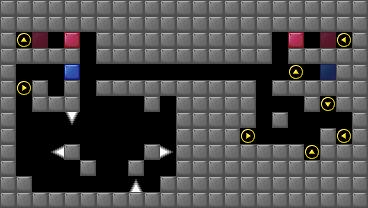

A 2D game scene composited from a Tiled map and its tileset images. What follows is a short description and the map's XML, with every tile layer's data as written:
An orthogonal 23x13 tile map with 16x16 px tiles, 6 tile layers (Wall, Spike, Gravity, Block, ...), 4 tilesets.

<map version="1.2" tiledversion="1.2.3" orientation="orthogonal" renderorder="right-down" width="23" height="13" tilewidth="16" tileheight="16" infinite="0" nextlayerid="12" nextobjectid="1">
 <properties>
  <property name="SpawnX" type="int" value="47" />
  <property name="SpawnY" type="int" value="9" />
  <property name="WinX" type="int" value="10" />
  <property name="WinY" type="int" value="25" />
 </properties>
 <tileset firstgid="1" name="BASIC_II" tilewidth="16" tileheight="16" tilecount="12" columns="6">
  <image source="BASIC_II.png" width="96" height="32" />
 </tileset>
 <tileset firstgid="13" name="BASIC_BG_II" tilewidth="16" tileheight="16" tilecount="12" columns="6">
  <image source="BASIC_BG_II.png" width="96" height="32" />
 </tileset>
 <tileset firstgid="25" name="gravs" tilewidth="16" tileheight="16" tilecount="5" columns="5">
  <image source="gravs.png" width="80" height="16" />
 </tileset>
 <tileset firstgid="30" name="Spike" tilewidth="16" tileheight="16" tilecount="1" columns="1">
  <image source="Spike.png" width="16" height="16" />
 </tileset>
 <layer id="6" name="Wall" width="23" height="13">
  <data encoding="csv">
2,2,2,2,2,2,2,2,2,2,2,2,2,2,2,2,2,2,2,2,2,2,2,
2,2,2,2,2,2,2,2,2,2,2,2,2,2,2,2,2,2,2,2,2,2,2,
2,0,0,0,0,0,2,2,2,2,2,2,2,2,2,2,2,0,0,0,0,0,2,
2,2,2,2,2,0,2,2,2,2,2,2,2,2,2,2,2,0,2,2,2,2,2,
2,0,0,0,0,0,0,0,0,0,0,0,0,0,0,0,0,0,0,0,0,2,2,
2,0,2,0,2,0,2,2,2,2,2,2,2,2,2,2,0,2,2,2,2,2,2,
2,0,2,2,2,0,0,0,0,2,0,2,2,2,2,2,0,0,0,2,0,2,2,
2,0,0,0,0,0,0,0,0,0,0,2,2,2,2,2,0,2,0,0,0,0,2,
2,0,0,0,0,0,0,0,0,0,0,2,2,2,2,0,0,0,0,0,2,0,2,
2,0,0,0,2,0,0,0,0,2,0,2,2,2,2,2,2,2,2,0,2,2,2,
2,0,0,0,0,2,0,0,2,0,0,2,2,2,2,2,2,2,2,2,2,2,2,
2,2,0,0,0,0,0,0,0,0,2,2,2,2,2,2,2,2,2,2,2,2,2,
2,2,2,2,2,2,2,2,2,2,2,2,2,2,2,2,2,2,2,2,2,2,2
</data>
 </layer>
 <layer id="11" name="Spike" width="23" height="13">
  <data encoding="csv">
0,0,0,0,0,0,0,0,0,0,0,0,0,0,0,0,0,0,0,0,0,0,0,
0,0,0,0,0,0,0,0,0,0,0,0,0,0,0,0,0,0,0,0,0,0,0,
0,0,0,0,0,0,0,0,0,0,0,0,0,0,0,0,0,0,0,0,0,0,0,
0,0,0,0,0,0,0,0,0,0,0,0,0,0,0,0,0,0,0,0,0,0,0,
0,0,0,0,0,0,0,0,0,0,0,0,0,0,0,0,0,0,0,0,0,0,0,
0,0,0,0,0,0,0,0,0,0,0,0,0,0,0,0,0,0,0,0,0,0,0,
0,0,0,0,0,0,0,0,0,0,0,0,0,0,0,0,0,0,0,0,0,0,0,
0,0,0,0,3221225502,0,0,0,0,0,0,0,0,0,0,0,0,0,0,0,0,0,0,
0,0,0,0,0,0,0,0,0,0,0,0,0,0,0,0,0,0,0,0,0,0,0,
0,0,0,1610612766,0,0,0,0,0,0,2684354590,0,0,0,0,0,0,0,0,0,0,0,0,
0,0,0,0,0,0,0,0,0,0,0,0,0,0,0,0,0,0,0,0,0,0,0,
0,0,0,0,0,0,0,0,30,0,0,0,0,0,0,0,0,0,0,0,0,0,0,
0,0,0,0,0,0,0,0,0,0,0,0,0,0,0,0,0,0,0,0,0,0,0
</data>
 </layer>
 <layer id="10" name="Gravity" width="23" height="13">
  <data encoding="csv">
0,0,0,0,0,0,0,0,0,0,0,0,0,0,0,0,0,0,0,0,0,0,0,
0,0,0,0,0,0,0,0,0,0,0,0,0,0,0,0,0,0,0,0,0,0,0,
0,27,0,0,0,0,0,0,0,0,0,0,0,0,0,0,0,0,0,0,0,26,0,
0,0,0,0,0,0,0,0,0,0,0,0,0,0,0,0,0,0,0,0,0,0,0,
0,0,0,0,0,0,0,0,0,0,0,0,0,0,0,0,0,0,27,0,0,0,0,
0,28,0,0,0,0,0,0,0,0,0,0,0,0,0,0,0,0,0,0,0,0,0,
0,0,0,0,0,0,0,0,0,0,0,0,0,0,0,0,0,0,0,0,25,0,0,
0,0,0,0,0,0,0,0,0,0,0,0,0,0,0,0,0,0,0,0,0,0,0,
0,0,0,0,0,0,0,0,0,0,0,0,0,0,0,28,0,0,0,0,0,26,0,
0,0,0,0,0,0,0,0,0,0,0,0,0,0,0,0,0,0,0,27,0,0,0,
0,0,0,0,0,0,0,0,0,0,0,0,0,0,0,0,0,0,0,0,0,0,0,
0,0,0,0,0,0,0,0,0,0,0,0,0,0,0,0,0,0,0,0,0,0,0,
0,0,0,0,0,0,0,0,0,0,0,0,0,0,0,0,0,0,0,0,0,0,0
</data>
 </layer>
 <layer id="7" name="Block" width="23" height="13">
  <data encoding="csv">
0,0,0,0,0,0,0,0,0,0,0,0,0,0,0,0,0,0,0,0,0,0,0,
0,0,0,0,0,0,0,0,0,0,0,0,0,0,0,0,0,0,0,0,0,0,0,
0,0,0,0,4,0,0,0,0,0,0,0,0,0,0,0,0,0,4,0,0,0,0,
0,0,0,0,0,0,0,0,0,0,0,0,0,0,0,0,0,0,0,0,0,0,0,
0,0,0,0,9,0,0,0,0,0,0,0,0,0,0,0,0,0,0,0,0,0,0,
0,0,0,0,0,0,0,0,0,0,0,0,0,0,0,0,0,0,0,0,0,0,0,
0,0,0,0,0,0,0,0,0,0,0,0,0,0,0,0,0,0,0,0,0,0,0,
0,0,0,0,0,0,0,0,0,0,0,0,0,0,0,0,0,0,0,0,0,0,0,
0,0,0,0,0,0,0,0,0,0,0,0,0,0,0,0,0,0,0,0,0,0,0,
0,0,0,0,0,0,0,0,0,0,0,0,0,0,0,0,0,0,0,0,0,0,0,
0,0,0,0,0,0,0,0,0,0,0,0,0,0,0,0,0,0,0,0,0,0,0,
0,0,0,0,0,0,0,0,0,0,0,0,0,0,0,0,0,0,0,0,0,0,0,
0,0,0,0,0,0,0,0,0,0,0,0,0,0,0,0,0,0,0,0,0,0,0
</data>
 </layer>
 <layer id="9" name="Target" width="23" height="13">
  <data encoding="csv">
0,0,0,0,0,0,0,0,0,0,0,0,0,0,0,0,0,0,0,0,0,0,0,
0,0,0,0,0,0,0,0,0,0,0,0,0,0,0,0,0,0,0,0,0,0,0,
0,0,16,0,0,0,0,0,0,0,0,0,0,0,0,0,0,0,0,0,16,0,0,
0,0,0,0,0,0,0,0,0,0,0,0,0,0,0,0,0,0,0,0,0,0,0,
0,0,0,0,0,0,0,0,0,0,0,0,0,0,0,0,0,0,0,0,21,0,0,
0,0,0,0,0,0,0,0,0,0,0,0,0,0,0,0,0,0,0,0,0,0,0,
0,0,0,0,0,0,0,0,0,0,0,0,0,0,0,0,0,0,0,0,0,0,0,
0,0,0,0,0,0,0,0,0,0,0,0,0,0,0,0,0,0,0,0,0,0,0,
0,0,0,0,0,0,0,0,0,0,0,0,0,0,0,0,0,0,0,0,0,0,0,
0,0,0,0,0,0,0,0,0,0,0,0,0,0,0,0,0,0,0,0,0,0,0,
0,0,0,0,0,0,0,0,0,0,0,0,0,0,0,0,0,0,0,0,0,0,0,
0,0,0,0,0,0,0,0,0,0,0,0,0,0,0,0,0,0,0,0,0,0,0,
0,0,0,0,0,0,0,0,0,0,0,0,0,0,0,0,0,0,0,0,0,0,0
</data>
 </layer>
 <layer id="8" name="Misc" width="23" height="13">
  <data encoding="csv">
0,0,0,0,0,0,0,0,0,0,0,0,0,0,0,0,0,0,0,0,0,0,0,
0,0,0,0,0,0,0,0,0,0,0,0,0,0,0,0,0,0,0,0,0,0,0,
0,0,0,0,0,0,0,0,0,0,0,0,0,0,0,0,0,0,0,0,0,0,0,
0,0,0,0,0,0,0,0,0,0,0,0,0,0,0,0,0,0,0,0,0,0,0,
0,0,0,0,0,0,0,0,0,0,0,0,0,0,0,0,0,0,0,0,0,0,0,
0,0,0,0,0,0,0,0,0,0,0,0,0,0,0,0,0,0,0,0,0,0,0,
0,0,0,0,0,0,0,0,0,0,0,0,0,0,0,0,0,0,0,0,0,0,0,
0,0,0,0,0,0,0,0,0,0,0,0,0,0,0,0,0,0,0,0,0,0,0,
0,0,0,0,0,0,0,0,0,0,0,0,0,0,0,0,0,0,0,0,0,0,0,
0,0,0,0,0,0,0,0,0,0,0,0,0,0,0,0,0,0,0,0,0,0,0,
0,0,0,0,0,0,0,0,0,0,0,0,0,0,0,0,0,0,0,0,0,0,0,
0,0,0,0,0,0,0,0,0,0,0,0,0,0,0,0,0,0,0,0,0,0,0,
0,0,0,0,0,0,0,0,0,0,0,0,0,0,0,0,0,0,0,0,0,0,0
</data>
 </layer>
</map>